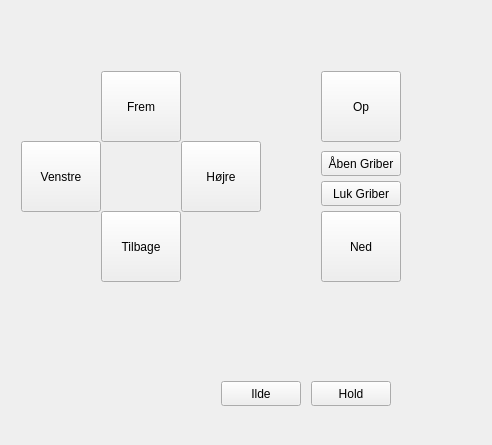
<?xml version="1.0" encoding="UTF-8"?>
<ui version="4.0">
 <class>FormManuelStyring</class>
 <widget class="QWidget" name="FormManuelStyring">
  <property name="geometry">
   <rect>
    <x>0</x>
    <y>0</y>
    <width>492</width>
    <height>445</height>
   </rect>
  </property>
  <property name="windowTitle">
   <string>Manuel Styring</string>
  </property>
  <layout class="QVBoxLayout" name="verticalLayout">
   <item>
    <widget class="QWidget" name="widget" native="true">
     <widget class="QPushButton" name="posetivX">
      <property name="geometry">
       <rect>
        <x>170</x>
        <y>130</y>
        <width>80</width>
        <height>71</height>
       </rect>
      </property>
      <property name="text">
       <string>Højre</string>
      </property>
     </widget>
     <widget class="QPushButton" name="negativX">
      <property name="geometry">
       <rect>
        <x>10</x>
        <y>130</y>
        <width>80</width>
        <height>71</height>
       </rect>
      </property>
      <property name="text">
       <string>Venstre</string>
      </property>
     </widget>
     <widget class="QPushButton" name="posetivY">
      <property name="geometry">
       <rect>
        <x>90</x>
        <y>60</y>
        <width>80</width>
        <height>71</height>
       </rect>
      </property>
      <property name="text">
       <string>Frem</string>
      </property>
     </widget>
     <widget class="QPushButton" name="negativY">
      <property name="geometry">
       <rect>
        <x>90</x>
        <y>200</y>
        <width>80</width>
        <height>71</height>
       </rect>
      </property>
      <property name="text">
       <string>Tilbage</string>
      </property>
     </widget>
     <widget class="QPushButton" name="openGriber">
      <property name="geometry">
       <rect>
        <x>310</x>
        <y>140</y>
        <width>80</width>
        <height>25</height>
       </rect>
      </property>
      <property name="text">
       <string>Åben Griber</string>
      </property>
     </widget>
     <widget class="QPushButton" name="closeGriber">
      <property name="geometry">
       <rect>
        <x>310</x>
        <y>170</y>
        <width>80</width>
        <height>25</height>
       </rect>
      </property>
      <property name="text">
       <string>Luk Griber</string>
      </property>
     </widget>
     <widget class="QPushButton" name="holdGrib">
      <property name="geometry">
       <rect>
        <x>300</x>
        <y>370</y>
        <width>80</width>
        <height>25</height>
       </rect>
      </property>
      <property name="text">
       <string>Hold</string>
      </property>
     </widget>
     <widget class="QPushButton" name="ilde">
      <property name="geometry">
       <rect>
        <x>210</x>
        <y>370</y>
        <width>80</width>
        <height>25</height>
       </rect>
      </property>
      <property name="text">
       <string>Ilde</string>
      </property>
     </widget>
     <widget class="QPushButton" name="pushButton_9">
      <property name="geometry">
       <rect>
        <x>310</x>
        <y>60</y>
        <width>80</width>
        <height>71</height>
       </rect>
      </property>
      <property name="text">
       <string>Op</string>
      </property>
     </widget>
     <widget class="QPushButton" name="negativZ">
      <property name="geometry">
       <rect>
        <x>310</x>
        <y>200</y>
        <width>80</width>
        <height>71</height>
       </rect>
      </property>
      <property name="text">
       <string>Ned</string>
      </property>
     </widget>
    </widget>
   </item>
  </layout>
 </widget>
 <resources/>
 <connections/>
</ui>
